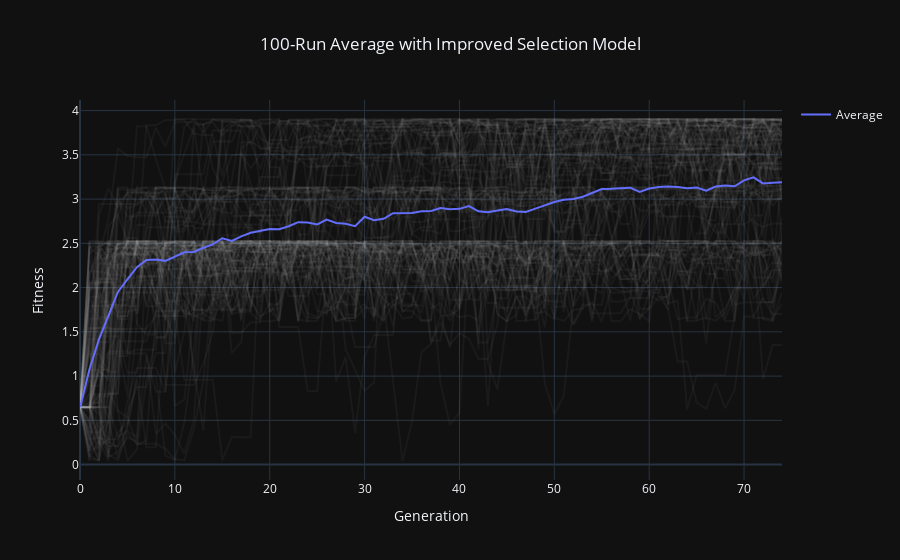

The cell this chart's notebook holds for it:
### Markdown cell above
<a id='improved-selection-averages'></a>
#### Plotting Averages of Multiple Runs
In all of the previous examples, we have visualized a single run of our model for a finite number of generations. However, it's important to understand the average behavior of model across **multiple runs**. For any single run, the exact behavior may not converge at the highest peak, at least within the specified number of generations.

### Code cell
# Prepare the primary figure
average_fig = go.Figure()

# Setup general starting conditions
ex5_num_gens = 75
ex5_std_dev = 0.5
ex5_start = 4.9
ex5_state = np.random.RandomState(4)
num_runs = 100

# Setup storage for averages
avg_var1 = np.zeros(ex5_num_gens)
avg_fit = np.zeros(ex5_num_gens)

# Run the model multiple times
for i in range(num_runs):
    # Generate Model Data
    ex5_var1, ex5_fit = nat_sel_model(ex5_num_gens, ex5_std_dev,
                                      ex5_start, ex5_state, high_func, improved_selection)
    
    # Store to calculate averages for each generation                  
    avg_fit = np.add(avg_fit, ex5_fit)
    
    # Create trace for the run
    average_fig.add_trace(go.Scatter(x=list(range(ex5_num_gens)),
                                     y=ex5_fit, mode="lines",
                                     line={"color": 'rgba(200, 200, 200, 0.05)'},
                                     showlegend=False))

# Calculate Average
avg_fit = avg_fit/num_runs

# Plot average over individual runs
average_fig.add_trace(go.Scatter(x=list(range(ex5_num_gens)),y=avg_fit,
                                 mode="lines", name="Average"))
# Final layout changes
average_fig.update_xaxes(title="Generation")
average_fig.update_yaxes(title="Fitness")
average_fig.update_layout(template="plotly_dark",
                          title="100-Run Average with Improved Selection Model",
                          title_x = 0.5)
